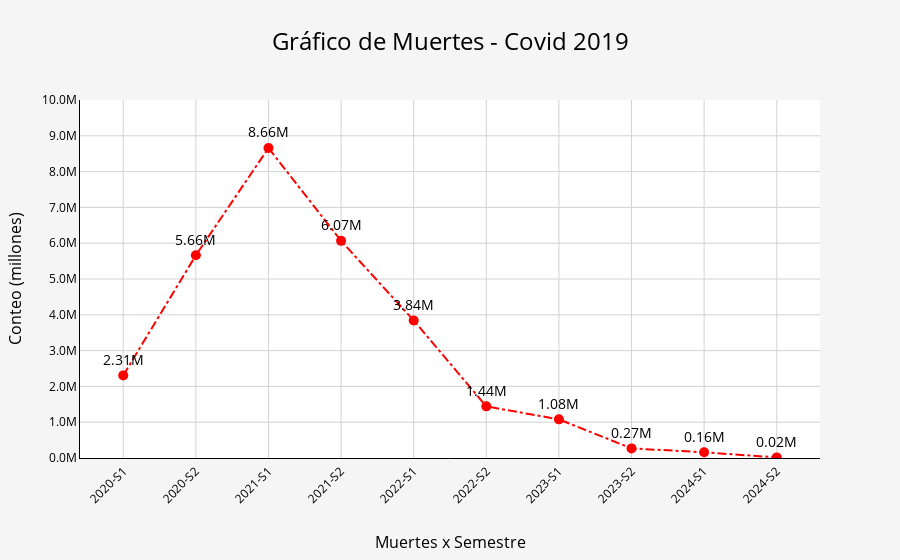

Write notebook code for a chart like this one.
### Markdown cell above
# CASOSO MUERTES

### Code cell
import pandas as pd
import plotly.graph_objects as go
import plotly.io as pio

# Copia independiente del DataFrame original
conf_deaths_df = conf_deaths_df.copy()

# Convertir a datetime
conf_deaths_df.loc[:, 'date_format'] = pd.to_datetime(conf_deaths_df['date'])

# Crear una nueva columna para el semestre
conf_deaths_df.loc[:, 'semestre'] = (conf_deaths_df['date_format'].dt.year.astype(str) + '-S' + ((conf_deaths_df['date_format'].dt.month - 1) // 6 + 1).astype(str))

# Agrupar por semestre y sumar los valores de 'new_deaths' y 'new_deaths'
grouped_semestre_df = conf_deaths_df.groupby('semestre').agg({'new_deaths': 'sum'}).reset_index()

# Asegúrate de que 'semestre' sea un string
grouped_semestre_df['semestre'] = grouped_semestre_df['semestre'].astype(str)

# Crear la figura
fig = go.Figure()

# Añadir gráfico de scatter para 'new_deaths'
fig.add_trace(go.Scatter(
    x=grouped_semestre_df['semestre'],
    y=grouped_semestre_df['new_deaths'],
    name='Muertes',
    mode='lines+markers+text',  # Mostrar los valores en las líneas
    marker=dict(color='red', size=10, symbol='circle'),
    line=dict(color='red', width=2, dash='dashdot'),
    text=grouped_semestre_df['new_deaths'].apply(lambda x: f'{x / 1_000_000:,.2f}M'),
    textposition='top center',
    textfont=dict(size=14, color='black')
))

# Añadir etiquetas, título y configurar la leyenda
fig.update_layout(
    title=dict(
        text='Gráfico de Muertes - Covid 2019',
        font=dict(size=24, color='black'),
        x=0.5,  # Centrar el título
        xanchor='center'
    ),
    xaxis=dict(
        title='Muertes x Semestre',
        title_standoff=30,
        tickangle=-45,
        showgrid=True,
        gridcolor='lightgrey',
        tickfont=dict(size=12, color='black'),
        titlefont=dict(size=16, color='black'),
        linecolor='black',
        linewidth=1
    ),
    yaxis=dict(
        title='Conteo (millones)',  # Etiqueta del eje y
        range=[0, 10*1_000_000],  # Rango del eje Y en millones
        tickvals=[i for i in range(0, 11*1_000_000, 1*1_000_000)],  # Intervalos de 1 millón en el eje Y
        ticktext=[f'{i/1_000_000}M' for i in range(0, 11*1_000_000, 1*1_000_000)],  # Texto de los ticks
        showgrid=True,
        gridcolor='lightgrey',
        tickfont=dict(size=12, color='black'),
        titlefont=dict(size=16, color='black'),
        linecolor='black',
        linewidth=1
    ),
    legend=dict(
        traceorder='normal',
        font=dict(
            family="Arial, sans-serif",
            size=14,
            color="black"
        ),
        bgcolor='rgba(255, 255, 255, 0.7)',
        bordercolor='black',
        borderwidth=1
    ),
    plot_bgcolor='white',  # Fondo blanco para el gráfico
    paper_bgcolor='whitesmoke'  # Fondo blanco para el papel
)

# Mostrar el gráfico
fig.show()

### Figure 1 — Plotly figure (JSON) as saved in the notebook; plotly's stock layout.template omitted (floating-point values rounded to 4 significant figures)
{"data": [{"line": {"color": "red", "dash": "dashdot", "width": 2}, "marker": {"color": "red", "size": 10, "symbol": "circle"}, "mode": "lines+markers+text", "name": "Muertes", "text": ["2.31M", "5.66M", "8.66M", "6.07M", "3.84M", "1.44M", "1.08M", "0.27M", "0.16M", "0.02M"], "textfont": {"color": "black", "size": 14}, "textposition": "top center", "type": "scatter", "x": ["2020-S1", "2020-S2", "2021-S1", "2021-S2", "2022-S1", "2022-S2", "2023-S1", "2023-S2", "2024-S1", "2024-S2"], "y": [2307418, 5662624, 8659238, 6065340, 3843247, 1442433, 1078926, 268744, 158280, 16813]}], "layout": {"legend": {"bgcolor": "rgba(255, 255, 255, 0.7)", "bordercolor": "black", "borderwidth": 1, "font": {"color": "black", "family": "Arial, sans-serif", "size": 14}, "traceorder": "normal"}, "paper_bgcolor": "whitesmoke", "plot_bgcolor": "white", "title": {"font": {"color": "black", "size": 24}, "text": "Gráfico de Muertes - Covid 2019", "x": 0.5, "xanchor": "center"}, "xaxis": {"gridcolor": "lightgrey", "linecolor": "black", "linewidth": 1, "showgrid": true, "tickangle": -45, "tickfont": {"color": "black", "size": 12}, "title": {"font": {"color": "black", "size": 16}, "standoff": 30, "text": "Muertes x Semestre"}}, "yaxis": {"gridcolor": "lightgrey", "linecolor": "black", "linewidth": 1, "range": [0, 10000000], "showgrid": true, "tickfont": {"color": "black", "size": 12}, "ticktext": ["0.0M", "1.0M", "2.0M", "3.0M", "4.0M", "5.0M", "6.0M", "7.0M", "8.0M", "9.0M", "10.0M"], "tickvals": [0, 1000000, 2000000, 3000000, 4000000, 5000000, 6000000, 7000000, 8000000, 9000000, 10000000], "title": {"font": {"color": "black", "size": 16}, "text": "Conteo (millones)"}}}}
